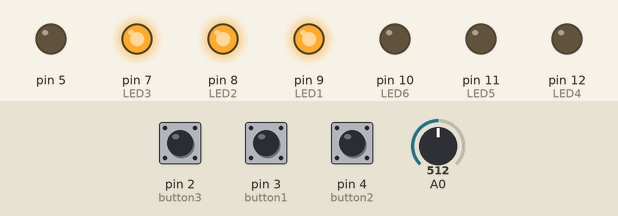
Simulated run of this program. Board: Arduino Nano, built with avr-gcc and run on an emulated ATmega328P. Shown: output pins drawn as LEDs (lit = HIGH). Inputs (shaded band) come from the test bench; at power-on: pin 3 (button1) HIGH, A0 = 512, pin 2 (button3) HIGH, pin 4 (button2) HIGH. EEPROM starts erased; what the program prints to the serial monitor is not drawn.

Above: at 1.2 s.
1.3 s: pin 3 (button1) pulled LOW for 0.15 s
At 2.7 s:
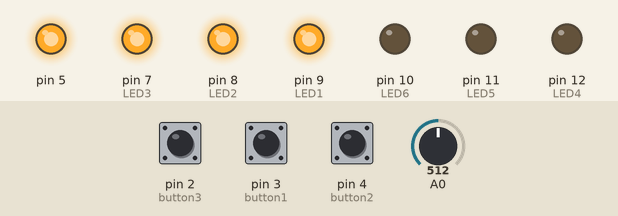
4.3 s: A0 set to 666
5.8 s: A0 set to 691
At 6.7 s:
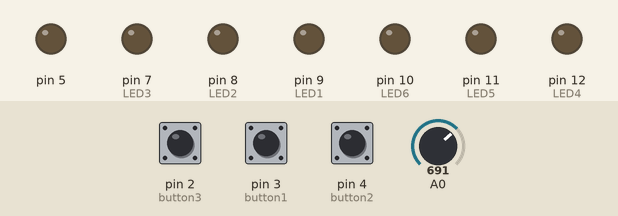
7.4 s: pin 3 (button1) pulled LOW for 1 s
At 7.67 s:
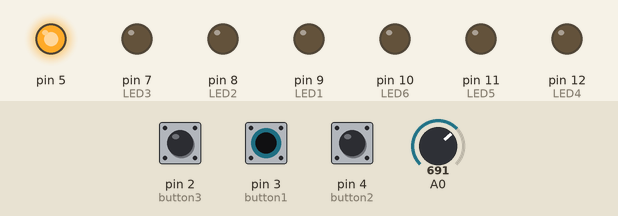
12.6 s: pin 3 (button1) pulled LOW for 3.2 s
Timing chart, 0 to 18.3 s (numbered marks = the images above; inputs shaded):
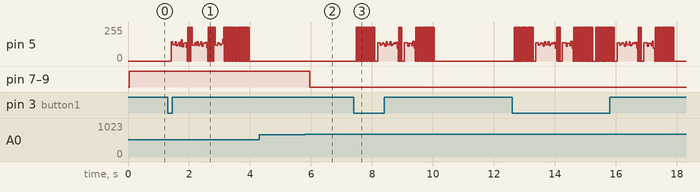

The program:

main.cpp
```cpp
#include "lib.hpp"
#include "ADC.hpp"
#include "EPROM.hpp"
#include "Gaussian.hpp"

arduinoFFT FFT = arduinoFFT();
double vReal[SAMPLES];
double vImag[SAMPLES];
byte sampleTaken = 0;
byte peak;
bool conditionLed = true;
//Adafruit_SSD1306 display(-1);
double average;
String temp;
double vRealTemp;
double vRealTemp2;
byte compteur = 0;
byte dB = 30;
Gaussian tabR[K];
bool clap = false;
byte dB1 = 30;
byte dB2 = 30;
byte oldNote = 0;
byte newNote = 0;
bool conditionEnre = false;
byte sequence[10];
byte noteEcrite = 0;
/*double U[K] = {0.0, 0.0, 0.0};
double S[K] = {0.0, 0.0, 0.0};
double W[K] = {0.0, 0.0, 0.0};
int counterU = 0;*/


void setup()
{

  Serial.begin(115200);
  Ecrire();
  recuperer();
  cli();
  ADC_setup();
  //initializeDisplay(display);
  //affichageLED(display, -1);
  pinMode(button1, INPUT_PULLUP);
  pinMode(button2, INPUT_PULLUP);
  pinMode(button3, INPUT_PULLUP);
  pinMode(LED1, OUTPUT);
  pinMode(LED2, OUTPUT);
  pinMode(LED3, OUTPUT);
  pinMode(LED4, OUTPUT);
  pinMode(LED5, OUTPUT);
  pinMode(LED6, OUTPUT);
  pinMode(A0, INPUT);
  pinMode(5, OUTPUT);
  sei();
  //display.display();
}

void loop()
{
  if((!digitalRead(button2)))
  {
    conditionLed = !conditionLed;
    delay(500);
  }
  if (!digitalRead(button1))
  {
    jouer();
  }
  compteur = 0;
  vRealTemp2 = 0;
  for (byte i = 0; i < SAMPLES; i++)
  {
    ADC_startConvert();
    while (!ADC_available());
    vReal[i] = ADC_read() - 322.45;
    vImag[i] = 0;
    if (vReal[i] > 355)
    {
      compteur += 1;
      vRealTemp2 += vReal[i];
    }
  }
  dB2 = dB1;
  dB1 = dB;
  vRealTemp2 = vRealTemp2 / (double)compteur;
  dB = (170.0 * log(vRealTemp2) - 973.0);
  Serial.print("A");
  Serial.println(dB);
  if(((dB1 - dB)+(dB1 - dB2)> 15  ) && (conditionLed == true))
  {
    clap = !clap;
    digitalWrite(LED1, clap);
    digitalWrite(LED2, clap);
    digitalWrite(LED3, clap);

    if (clap)
    {
      //affichageLED(display, 1);
      //affichageLED(display, 2);
      //affichageLED(display, 3);
    }
    else
    {
      //affichageLED(display, 7);
    }
  }

  FFT.Windowing(vReal, SAMPLES, FFT_WIN_TYP_HAMMING, FFT_FORWARD);
  FFT.Compute(vReal, vImag, SAMPLES, FFT_FORWARD);
  FFT.ComplexToMagnitude(vReal, vImag, SAMPLES);
  //display.fillRect(0, 12, display.width(), display.height() - 13, BLACK);
  for (byte i = 2; i < (SAMPLES / 2); i++)
  {
    //Serial.println(vReal[i]);
    peak = map(vReal[i], 0, 600, 0, 52);
    //display.fillRect(i * 4, abs(52 - peak) + 12, 3, peak, WHITE);
    if(i<10)
    {
      Serial.print('9');
      Serial.print(i);
      Serial.println(peak);
    }
    else{
      Serial.print(i);
      Serial.println(peak);
    }
  }
  if (!digitalRead(button3))
  {
    GMM_ALGORITHM(vReal, tabR);
    for (byte i = 0; i < K; i++)
    {
      // U[i] += tabR[i].getu();
      // S[i] += tabR[i].getsigma();
      // W[i] += tabR[i].getWeight();
      Serial.println("u" + String(tabR[i].getu()));
      Serial.println("s" + String(tabR[i].getsigma()));
      Serial.println("w" + String(tabR[i].getWeight()));
    }
    //counterU++;
    switch (KullbackLeiblerDivergence(tabR))
    {
    case 1:
      digitalWrite(LED1, !digitalRead(LED1));
      break;
    case 2:
      digitalWrite(LED2, !digitalRead(LED2));
      break;
    case 3:
      digitalWrite(LED3, !digitalRead(LED3));
      break;
    }
  }
  /*else
  {
    if (counterU != 0)
    {
      for (byte i = 0; i < K; i++)
      {
        Serial.println(U[i] / (double)counterU);
        Serial.println(S[i] / (double)counterU);
        Serial.println(W[i] / (double)counterU);
      }
    }
    counterU = 0;
    for (byte i = 0; i < K; i++)
    {
      U[i] = 0.0;
      S[i] = 0.0;
      W[i] = 0.0;
    }
  }*/
      //display.drawRect(0, display.height() - (dB - 30) / 4.4, 8, (dB - 30) / 4.4, WHITE);

  /*if (!digitalRead(button1))
  {
    conditionEnre = true;
  }

  if(conditionEnre)
  {
    if(newNote != oldNote)
    {
      sequence[noteEcrite] = newNote;
      oldNote = newNote;
      noteEcrite ++;
      if(noteEcrite == 10)
      {

          conditionEnre = false;
          noteEcrite = 0;
      }
    }


  }*/
  //display.display();
}
```

ADC.hpp
```cpp
#ifndef ADC_HPP_INCLUDED
#define ADC_HPP_INCLUDED
#include <Arduino.h>

enum ADC_modes
{
  ADC_A0,
  ADC_A1,
  ADC_A2,
  ADC_A3,
  ADC_A4,
  ADC_A5,
  ADC_A6,
  ADC_A7,
  ADC_SENSOR,
  ADC_1V1,
  ADC_GND,
  ADC_AREF,
  ADC_VCC,
};

void ADC_startConvert();
unsigned int ADC_read();
uint8_t ADC_read8(void);
boolean ADC_available();
unsigned int ADC_readWhenAvailable();
uint8_t ADC_read8WhenAvailable(void);
void ADC_enable();
void ADC_disable();
void setAnalogMux(ADC_modes mux);
void ADC_setPrescaler(byte prescl);
void ADC_setReference(ADC_modes ref);
void ADC_setADLAR(int nbBit);
void ADC_freeRunning();
void ADC_AutoStart();
void ActivateIntteruptADC();
void DeactivateIntteruptADC();
void ADC_setup();
#endif
```

EPROM.hpp
```cpp
#ifndef EEPROM_HPP_INCLUDED
#define EEPROM_HPP_INCLUDED
#include "lib.hpp"
#include "EEPROM.h"

void Ecrire();
void recuperer();
void jouer();
void getT1();
#endif
```

Gaussian.hpp
```cpp
#ifndef GAUSSIAN_HPP_INCLUDED
#define GAUSSIAN_HPP_INCLUDED
#include "lib.hpp"
class Gaussian
{
public:
  Gaussian(double u, double sigma, double weight)
  {
    this->u = u;
    this->sigma = sigma;
    this->weight = weight;
  }
  Gaussian() {}
  double getu() { return this->u; }
  double getsigma() { return this->sigma; }
  double getWeight() { return this->weight; }
  void setu(double u) { this->u = u; }
  void setsigma(double sigma) { this->sigma = sigma; }
  void setweight(double weight) { this->weight = weight; }

private:
  double u;     //
  double sigma; // sigma^2
  double weight;
};

//byte BhattacharyyaDistance(Gaussian *g);
byte KullbackLeiblerDivergence(Gaussian *g);
void findMaximums(double *t, uint8_t *tab2, int k);
double GaussianCalculus(Gaussian gauss, double x);
double TGaussianCalculus(Gaussian gaussT[], Gaussian gauss, double x);
void GMM_ALGORITHM(double tab[SAMPLES], Gaussian Gresult[K]);
#endif
```

const.hpp
```cpp
#ifndef CONST_HPP_INCLUDED
#define CONST_HPP_INCLUDED
#include "Gaussian.hpp"
Gaussian Arthur[SON][K] = {{Gaussian(5.94,14.45,0.31),Gaussian(2.70,0.36,0.60),Gaussian(14.43,68.27,0.12)},//880Hz
                           {Gaussian(8.06,18.94,0.31),Gaussian(3.65,0.44,0.57),Gaussian(11.89,50.64,0.13)},//1200Hz
                           {Gaussian(11.90,61.86,0.20),Gaussian(8.20,20.53,0.32),Gaussian(6.09,0.91,0.52)}};//2000Hz

#endif
```

ADC.cpp
```cpp
#include "ADC.hpp"

void ADC_setup()
{
  ADC_disable();
  //ADC_freeRunning();
  //ADC_AutoStart();
  //ActivateIntteruptADC();
  ADC_setADLAR(10);
  ADC_setPrescaler(32);
  ADC_setReference(ADC_VCC);
  setAnalogMux(ADC_A0);
  ADC_enable();
}

void ADC_startConvert()
{
  cli();
  ADCSRA |= (1 << ADSC);
  sei();
}

void ADC_freeRunning()
{
  cli();
  ADCSRB &= ((0 << ADTS2) | (0 << ADTS1 ) | (0 << ADTS0));
  sei();
}

void ADC_AutoStart()
{
  cli();
  ADCSRA |= (1 << ADATE);
  sei();
}

void ActivateIntteruptADC()
{
  cli();
  ADCSRA |= (1 << ADIE);
  sei();
}

void DeactivateIntteruptADC()
{
  cli();
  ADCSRA &= (0 << ADIE);
  sei();
}

unsigned int ADC_read()
{
  return ADC;
}

uint8_t ADC_read8(void)
{
  return ADCH;
}

boolean ADC_available()
{
  if (ADCSRA & (1 << ADSC))
  {
    return false;
  }
  else
  {
    return true;
  }
}

unsigned int ADC_readWhenAvailable()
{
  while (ADCSRA & (1 << ADSC))
    ;
  return ADC;
}

uint8_t ADC_read8WhenAvailable(void)
{
  while (ADCSRA & (1 << ADSC))
    ;
  return ADCH;
}

void ADC_enable()
{
  cli();
  ADCSRA |= (1 << ADEN);
  sei();
}

void ADC_disable()
{
  cli();
  ADCSRA &= (0 << ADEN);
  sei();
}

void setAnalogMux(ADC_modes mux)
{
  cli();
  switch (mux)
  {
  case ADC_A0:
    ADMUX &= ~((1 << MUX3) | (1 << MUX2) | (1 << MUX1) | (1 << MUX0));
    break;
  case ADC_A1:
    ADMUX &= ~((1 << MUX3) | (1 << MUX2) | (1 << MUX1));
    ADMUX |= (1 << MUX0);
    break;
  case ADC_A2:
    ADMUX &= ~((1 << MUX3) | (1 << MUX2) | (1 << MUX0));
    ADMUX |= (1 << MUX1);
    break;
  case ADC_A3:
    ADMUX &= ~((1 << MUX3) | (1 << MUX2));
    ADMUX |= ((1 << MUX1) | (1 << MUX0));
    break;
  case ADC_A4:
    ADMUX &= ~((1 << MUX3) | (1 << MUX1) | (1 << MUX0));
    ADMUX |= (1 << MUX2);
    break;
  case ADC_A5:
    ADMUX &= ~((1 << MUX3) | (1 << MUX1));
    ADMUX |= ((1 << MUX2) | (1 << MUX0));
    break;
  case ADC_A6:
    ADMUX &= ~((1 << MUX3) | (1 << MUX0));
    ADMUX |= ((1 << MUX2) | (1 << MUX1));
    break;
  case ADC_A7:
    ADMUX &= ~((1 << MUX3));
    ADMUX |= ((1 << MUX2) | (1 << MUX1) | (1 << MUX0));
    break;
  case ADC_SENSOR:
    ADMUX &= ~((1 << MUX2) | (1 << MUX1) | (1 << MUX0));
    ADMUX |= (1 << MUX3);
    break;
  case ADC_GND:
    ADMUX |= ((1 << MUX3) | (1 << MUX2) | (1 << MUX1) | (1 << MUX0));
    break;
  case ADC_1V1:
    ADMUX &= ~((1 << MUX0));
    ADMUX |= ((1 << MUX3) | (1 << MUX2) | (1 << MUX1));
    break;
  }
  sei();
}

void ADC_setPrescaler(byte prescl)
{
  cli();
  switch (prescl)
  {
  case 2:
    ADCSRA &= ~((1 << ADPS2) | (1 << ADPS1) | (1 << ADPS0));
    break;
  case 4:
    ADCSRA &= ~((1 << ADPS2) | (1 << ADPS0));
    ADCSRA |= (1 << ADPS1);
    break;
  case 8:
    ADCSRA &= ~((1 << ADPS2));
    ADCSRA |= ((1 << ADPS1) | (1 << ADPS0));
    break;
  case 16:
    ADCSRA &= ~((1 << ADPS1) | (1 << ADPS0));
    ADCSRA |= (1 << ADPS2);
    break;
  case 32:
    ADCSRA &= ~((1 << ADPS1));
    ADCSRA |= ((1 << ADPS2) | (1 << ADPS0));
    break;
  case 64:
    ADCSRA &= ~((1 << ADPS0));
    ADCSRA |= ((1 << ADPS2) | (1 << ADPS1));
    break;
  case 128:
    ADCSRA |= ((1 << ADPS2) | (1 << ADPS1) | (1 << ADPS0));
    break;
  }
  sei();
}

void ADC_setReference(ADC_modes ref)
{
  cli();
  switch(ref)
  {
  case ADC_1V1:
    ADMUX |= ((1 << REFS1) | (1 << REFS0));
    break;
  case ADC_AREF:
    ADMUX &= ((0 << REFS1) | (0 << REFS0));
    break;
  case ADC_VCC:
    ADMUX &= (0 << REFS1);
    ADMUX |= (1 << REFS0);
    break;
  }
  sei();
}
void ADC_setADLAR(int nbBit)
{
  cli();
  switch (nbBit)
  {
  case 8:
    ADMUX |= (1 << ADLAR);
    break;
  case 10:
    ADMUX &= (0 << ADLAR);
    break;
  }
  sei();
}
```

Afficheur.cpp
```cpp
#include "lib.hpp"


void affichageLED(Adafruit_SSD1306& display, byte selected) //envoie un chiffre entre 1 et 6 pour changer l'affichage des cartes entre 123 123
{
    display.setTextColor(WHITE);
    display.setTextSize(1,1);
    for(byte j = 1 ; j <= 2; j++)
    {
        for(byte i =j-1 ; i < 3 + j-1 ; i++)
        {
            if(selected == 7)
            {
                display.writeFillRect(i*20+5 + (j-1)*40,1, 15,7, BLACK);
                display.drawRoundRect(i*20+5 + (j-1)*40,1, 15,7,2, WHITE);
                for(int k = 0 ; k < (i+1) - (j-1) ;k++)
                {
                    display.drawFastVLine(i*20+10 + (j-1)*40 + 2-k, 3, 3, WHITE);
                }
                // display.writeFillRect(i*20+5 + (j-1)*40,1, 15,7, BLACK);
                // display.drawFastVLine(i*20+10 + (j-1)*40, 3, 3, WHITE);
            }
            else if(selected == ((i+1) + (j-1)*(j)))
            {
                display.writeFillRect(i*20+5 + (j-1)*40,1, 15,7, WHITE);
                display.drawFastVLine(i*20+10 + (j-1)*40, 3, 3, BLACK);
            }
            else
            {
                display.drawRoundRect(i*20+5 + (j-1)*40,1, 15,7,2, WHITE);
                for(int k = 0 ; k < (i+1) - (j-1) ;k++)
                {
                    display.drawFastVLine(i*20+10 + (j-1)*40 + 2-k, 3, 3, WHITE);
                }
            }
        }
    }
}

void initializeDisplay(Adafruit_SSD1306& display)
{
    display.begin(SSD1306_SWITCHCAPVCC, 0x3C);
  display.clearDisplay();
  display.fillScreen(BLACK);
  for (byte i =2 ; i < (SAMPLES/2); i++)
  {
      display.drawFastHLine(i*4 , display.height() - 1, 3, WHITE);
  }

}

void affichageDb(Adafruit_SSD1306& display)
{

}
```

EPROM.cpp
```cpp
#include "EPROM.hpp"

int taille = 10;

int valeurE[10] = {1,2,3,1,2,3,6,5,4,2};
int valeurR[10] = {0,0,0,0,0,0,0,0,0,0};
int adresse[11] = {17,19,21,23,25,27,29,31,33,35};
int frequence[7] = {1908,1700,1515,1428,1272,1136,1012};
int t1 = 0;
int t2 = 0;
int intervalle = 0;
int valeurS = 1;
bool conditionJouer = true;


void Ecrire()
{
  taille = 10;
  EEPROM.update(adresse[0], 10);
  for(int i = 0; i<taille; i++)
  {
    EEPROM.update(adresse[i+1], valeurE[i]);
  }
}

void recuperer()
{
    EEPROM.get(adresse[0], taille);
    taille = 10;
  for(byte i = 0; i<taille; i++)
  {
    EEPROM.get(adresse[i+1], valeurR[i]);
  }
}

void getT1()
{
   t1 = millis();
}


void jouer() {

  t1 = millis();
  conditionJouer=true;
  taille = 10;
  while(conditionJouer)
  {
    t2 = millis();
    intervalle = t2 - t1;
    for(int i = 0; i<taille; i++)
    {
      if(( intervalle > 250*i ) && ( intervalle < 250*(i+1) ))
      {
        if(i==taille-1)
        {
          conditionJouer = false;
        }
        valeurS =  valeurR[i];
      }

        digitalWrite(5,HIGH);
        delayMicroseconds(frequence[valeurS-1]);
        digitalWrite(5,LOW);
        delayMicroseconds(frequence[valeurS-1]);

    }
  }
}
```

comparateur.cpp
```cpp
#include "lib.hpp"
#include "Gaussian.hpp"
#include "const.hpp"

/*double difference(double samples[SAMPLES])
{
    double squaredx = 0.0;
    double squaredy = 0.0;
    double xy = 0.0;
    for(byte i = 0 ; i < SAMPLES; i++)
    {
        squaredx += pow(samples[i],2);
        squaredy += pow(nombre1[i],2);
        xy += samples[i]*nombre1[i];
    }
    return (xy/sqrt(squaredx*squaredy));
}*/

byte KullbackLeiblerDivergence(Gaussian *g)
{
    double Ltemp[SON];
    for(byte i = 0 ; i < SON ;i++)
    {
        Ltemp[i] = 0.0;
    }
    double min = 1000;
    byte index;
    for(byte i = 0 ; i < SON ; i++)
    {
        for(byte j = 0 ; j < K ; j++)
        {
            for(byte k = 0 ; k < SAMPLES/2;k++)
            {
                Ltemp[i] += GaussianCalculus(g[j],k) * log(GaussianCalculus(g[j],k)/((GaussianCalculus(Arthur[i][j],k)+ 0.0001)));
            }
        }
    }
    for(byte i = 0 ; i < SON ; i++)
    {
        // Serial.println(abs(Ltemp[i]));
        if(abs(Ltemp[i]) < min)
        {
            min = abs(Ltemp[i]);
            index = i;
        }
    }
    // Serial.println("\n");
    // Serial.println(min);
    // Serial.println(index+1);
    if(min < SEUIL)
    {
        return index+1;
    }
    else
    {
        return -1;
    }
}


/*byte BhattacharyyaDistance(Gaussian *g)
{
    double Ltemp[SON];
    for(byte i = 0 ; i < SON ; i++)
    {
        Ltemp[i] = 0.0;
    }
    double min = 1000;
    byte index;
    for(byte i = 0 ; i < SON ;i++)
    {
        for(byte j = 0 ; j < K; j++)
        {
            Ltemp[i] += g[j].getWeight() * Arthur[i][j].getWeight() * 1.0/8.0 * pow(g[j].getu() - Arthur[i][j].getu(),2)/((g[j].getsigma() + Arthur[i][j].getsigma())/2.0) + 0.5 * log(((g[j].getsigma() + Arthur[i][j].getsigma())/2.0)/sqrt((g[j].getsigma() * Arthur[i][j].getsigma())));
        }
    }
    for(byte i = 0 ; i < SON ; i++)
    {
        if(Ltemp[i] < min)
        {
            min = Ltemp[i];
            index = i;
        }
    }
    if(min < SEUIL)
    {
        return index+1;
    }
    else
    {
        return -1;
    }
}*/


double resultU = 0.0;
double resultsigma = 0.0;
double sumGaussian = 0.0;
int count = 0;
double tempG;
void findMaximums(double *t, uint8_t *tab2, int k)
{
    double *tempValue = (double *)malloc(sizeof(double) * k);
    double max = -2000.0;
    uint8_t index = -1;
    for (byte i = 0; i < k; i++)
    {
        index = -1;
        max = -20000;
        for (byte j = 0; j < SAMPLES / 2; j++)
        {
            if (t[j+2] > max)
            {
                max = t[j+2];
                index = j+2;
            }
        }
        tab2[i] = index;
        tempValue[i] = t[index];
        t[index] = -2000;
    }
    for (byte i = 0; i < k; i++)
    {
        t[tab2[i]] = tempValue[i];
    }
    free(tempValue);
}

double GaussianCalculus(Gaussian gauss, double x)
{
    return (double)(gauss.getWeight() * ((1 / (sqrt(2.0 * PI * gauss.getsigma()))) * exp(-0.5 * pow((x - gauss.getu()), 2) / gauss.getsigma())));
}

double TGaussianCalculus(Gaussian gaussT[], Gaussian gauss, double x)
{
    double numerator = GaussianCalculus(gauss, x);
    double denominator = 0.0;
    for (byte i = 0; i < K; i++)
    {
        denominator += GaussianCalculus(gaussT[i], x);
    }
    return numerator / denominator;
}

void GMM_ALGORITHM(double tab[SAMPLES], Gaussian Gresult[K])
{
    uint8_t *tab2 = (uint8_t *)malloc(sizeof(uint8_t) * K);
    findMaximums(tab, tab2, K);
    double result = 0.0;
    Gaussian tabG[K];
    for (byte i = 0; i < K; i++)
    {
        tabG[i].setu((double)tab2[i]);
        tabG[i].setsigma(10.0);
        tabG[i].setweight((double)(1.0 / K));
    }
    resultU = 0.0;
    resultsigma = 0.0;
    sumGaussian = 0.0;
    count = 0;
    for(byte l = 0 ; l < GMM;l++)
    {
        result = 0.0;
        tempG = 0.0;
        for (byte i = 0; i < SAMPLES / 2; i++)
        {
            for (byte j = 0; j < K; j++)
            {
                result += tab[i] * TGaussianCalculus(tabG, tabG[j], i+2) * (log(tabG[j].getWeight()) - 0.5 * log(tabG[j].getsigma()) - 0.5 * (pow(i+2 - tabG[j].getu(), 2) / tabG[j].getsigma()) - 0.5 * log(2 * PI));
            }
        }
        for (byte j = 0; j < K; j++)
        {
            resultsigma = 0.0;
            resultU = 0.0;
            sumGaussian = 0.0;
            count = 0;
            for (byte i = 0; i < SAMPLES / 2; i++)
            {
                tempG = tab[i+2] * TGaussianCalculus(tabG, tabG[j], i+2);
                sumGaussian += tempG;
                resultU += tempG * (i+2);
                resultsigma += tempG * pow((i+2 - tabG[j].getu()), 2);
                count += tab[i+2];
            }
            tabG[j].setu(resultU / sumGaussian);
            tabG[j].setweight(sumGaussian / count);
            tabG[j].setsigma(resultsigma / sumGaussian);
        }
    }
    for (byte i = 0; i < K; i++)
    {
        Gresult[i].setu(tabG[i].getu());
        Gresult[i].setsigma(tabG[i].getsigma());
        Gresult[i].setweight(tabG[i].getWeight());
    }
    free(tab2);
}
```

Source omitted: lib.hpp (556 bytes)

Measured:
- the behaviour switches between 677 and 678 on A0 (found by bisection; images 1 and 2)
- after the input at 5.8 s, pin 7 (LED3), pin 8 (LED2), pin 9 (LED1): HIGH → LOW after 0.16 s
